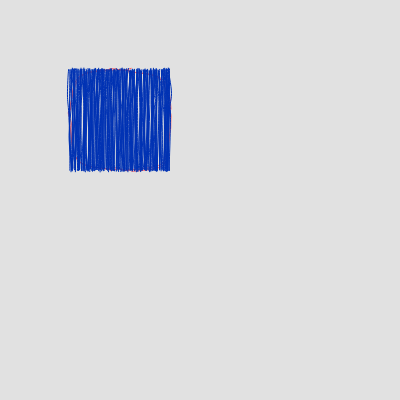
Frame 1 (no input)
Frame 60 (no input): identical to frame 1, image omitted
Frame 120 (the mouse pressed at the canvas centre since frame 60): identical to frame 1, image omitted

The p5.js sketch that drew this single still picture (run headless with seeded random() and noise() and a simulated clock; from frame 60 on, the mouse is pressed at the canvas centre):

// p5.js sketch
// ── sketch.js
var scribble = new Scribble();

function setup() {

  createCanvas(400, 400)
  background(225);
  fill(255, 100, 100)
  stroke(255, 100, 100)

  // x, y is center coords
  scribble.scribbleRoundedRect(120, 120, 100, 100, 40)
  stroke(0, 50, 180)
  

    let xCoords = [70, 170, 170, 70]
  let yCoords = [70, 70, 170, 170]
  let gap = 1
  let angle = 180
  scribble.scribbleFilling(xCoords, yCoords, gap, angle)
  
}

function draw() {


}
// ── p5.scribble.js
/*
This file contains functions for drawing 2d primitives with a handy sketchy look in p5.js.

Author: Janneck Wullschleger in 07/2016
Web: http://itsjw.de
Mail: jw@itsjw.de

Updated: 24.02.2017 to use with a reference to the p5 instance.
Just put it in as param to the constructor.

Much of the source code is taken from the handy library for processing,
written by Jo Wood, giCentre, City University London based on an idea by Nikolaus Gradwohl.
The handy library is licensed under the GNU Lesser General Public License: http://www.gnu.org/licenses/.
*/

function Scribble(p) {
    this.sketch = p || window;
    this.bowing = 1;
    this.roughness = 1;
    this.maxOffset = 2;
    this.numEllipseSteps = 9;
    this.ellipseInc = (Math.PI*2)/this.numEllipseSteps;
  
    this.getOffset = function( minVal, maxVal ) {
      return this.roughness*(this.sketch.random()*(maxVal-minVal)+minVal);
    }
  
    this.buildEllipse = function( cx, cy, rx, ry, offset, overlap ) {
      var radialOffset = this.getOffset( -0.5, 0.5 )-Math.PI/2;
  
      this.sketch.beginShape();
      this.sketch.curveVertex( this.getOffset( -offset, offset )+cx+0.9*rx*Math.cos( radialOffset-this.ellipseInc ),
          this.getOffset( -offset, offset )+cy+0.9*ry*Math.sin( radialOffset-this.ellipseInc ) );
  
      for ( var theta = radialOffset; theta < Math.PI*2+radialOffset-0.01; theta+=this.ellipseInc ) {
        this.sketch.curveVertex( this.getOffset( -offset, offset )+cx+rx*Math.cos( theta ),
            this.getOffset( -offset, offset )+cy+ry*Math.sin( theta ) );
      }
  
      this.sketch.curveVertex( this.getOffset( -offset, offset )+cx+rx*Math.cos( radialOffset+Math.PI*2+overlap*0.5 ),
          this.getOffset( -offset, offset )+cy+ry*Math.sin( radialOffset+Math.PI*2+overlap*0.5 ) );
  
      this.sketch.curveVertex( this.getOffset( -offset, offset )+cx+0.98*rx*Math.cos( radialOffset+overlap ),
          this.getOffset( -offset, offset )+cy+0.98*ry*Math.sin( radialOffset+overlap ) );
  
      this.sketch.curveVertex( this.getOffset( -offset, offset )+cx+0.9*rx*Math.cos( radialOffset+overlap*0.5 ),
          this.getOffset( -offset, offset )+cy+0.9*ry*Math.sin( radialOffset+overlap*0.5 ) );
      this.sketch.endShape();
    }
  
    this.getIntersectingLines = function( lineCoords, xCoords, yCoords ) {
      var intersections = [];
      var s1 = new Segment( lineCoords[0], lineCoords[1], lineCoords[2], lineCoords[3] );
  
      for ( var i = 0; i < xCoords.length; i++ ) {
        var s2 = new Segment( xCoords[i], yCoords[i], xCoords[(i+1)%xCoords.length], yCoords[(i+1)%xCoords.length] );
  
        if ( s1.compare(s2) == Relation.INTERSECTS ) {
          intersections.push( [s1.getIntersectionX(), s1.getIntersectionY()] );
        }
      }
      return intersections;
    }
  
    this.scribbleLine = function( x1, y1, x2, y2 ) {
      var lenSq = (x1-x2)*(x1-x2) + (y1-y2)*(y1-y2);
      var offset = this.maxOffset;
  
      if ( this.maxOffset*this.maxOffset*100 > lenSq ) {
        offset = Math.sqrt( lenSq )/10;
      }
  
      var halfOffset = offset/2;
      var divergePoint = 0.2 + this.sketch.random()*0.2;
      var midDispX = this.bowing*this.maxOffset*(y2-y1)/200;
      var midDispY = this.bowing*this.maxOffset*(x1-x2)/200;
      midDispX = this.getOffset( -midDispX, midDispX );
      midDispY = this.getOffset( -midDispY, midDispY );
  
      this.sketch.noFill();
  
      this.sketch.beginShape();
      this.sketch.vertex(     x1 + this.getOffset( -offset, offset ), y1 + this.getOffset( -offset, offset ) );
      this.sketch.curveVertex(x1 + this.getOffset( -offset, offset ), y1 + this.getOffset( -offset, offset ) );
      this.sketch.curveVertex(midDispX+x1+(x2 -x1)*divergePoint + this.getOffset( -offset, offset ), midDispY+y1 + (y2-y1)*divergePoint + this.getOffset( -offset, offset ) );
      this.sketch.curveVertex(midDispX+x1+2*(x2-x1)*divergePoint + this.getOffset( -offset, offset ), midDispY+y1+ 2*(y2-y1)*divergePoint + this.getOffset( -offset,offset ) );
      this.sketch.curveVertex(x2 + this.getOffset( -offset, offset ), y2 + this.getOffset( -offset, offset ) );
      this.sketch.vertex(     x2 + this.getOffset( -offset, offset ), y2 + this.getOffset( -offset, offset ) );
      this.sketch.endShape();
  
      this.sketch.beginShape();
      this.sketch.vertex(     x1 + this.getOffset( -halfOffset, halfOffset ), y1 + this.getOffset( -halfOffset, halfOffset ) );
      this.sketch.curveVertex(x1 + this.getOffset( -halfOffset, halfOffset ), y1 + this.getOffset( -halfOffset, halfOffset ) );
      this.sketch.curveVertex(midDispX+x1+(x2 -x1)*divergePoint + this.getOffset( -halfOffset, halfOffset ), midDispY+y1 + (y2-y1)*divergePoint + this.getOffset( -halfOffset, halfOffset ) );
      this.sketch.curveVertex(midDispX+x1+2*(x2-x1)*divergePoint + this.getOffset( -halfOffset, halfOffset ), midDispY+y1+ 2*(y2-y1)*divergePoint + this.getOffset( -halfOffset, halfOffset ) );
      this.sketch.curveVertex(x2 + this.getOffset( -halfOffset, halfOffset ), y2 + this.getOffset( -halfOffset, halfOffset ) );
      this.sketch.vertex(     x2 + this.getOffset( -halfOffset, halfOffset ), y2 + this.getOffset( -halfOffset, halfOffset ) );
      this.sketch.endShape();
    }
  
    this.scribbleCurve = function( x1, y1, x2, y2, x3, y3, x4, y4 ) {
      this.sketch.bezier(  x1+this.getOffset( -2, 2 ), y1+this.getOffset( -2, 2 ),
               x3+this.getOffset( -4, 4 ), y3+this.getOffset( -3, 3 ),
               x4+this.getOffset( -3, 3 ), y4+this.getOffset( -3, 3 ),
               x2+this.getOffset( -1, 1 ), y2+this.getOffset( -1, 1 ) );
  
      this.sketch.bezier(  x1+this.getOffset( -2, 2 ), y1+this.getOffset( -2, 2 ),
               x3+this.getOffset( -3, 3 ), y3+this.getOffset( -3, 3 ),
               x4+this.getOffset( -3, 3 ), y4+this.getOffset( -4, 4 ),
               x2+this.getOffset( -2, 2 ), y2+this.getOffset( -2, 2 ) );
    }
  
    this.scribbleRect = function( x, y, w, h ) {
      var halfWidth = w/2;
      var halfHeight = h/2;
      var left   = Math.min( x-halfWidth, x+halfWidth );
      var right  = Math.max( x-halfWidth, x+halfWidth );
      var top    = Math.min( y-halfHeight, y+halfHeight );
      var bottom = Math.max( y-halfHeight, y+halfHeight );
  
        this.scribbleLine( left, top, right, top );
        this.scribbleLine( right, top, right, bottom );
        this.scribbleLine( right, bottom, left, bottom );
        this.scribbleLine( left, bottom, left, top );
    }
  
    this.scribbleRoundedRect = function( x, y, w, h, radius ) {
      var halfWidth = w/2;
      var halfHeight = h/2;
  
      if ( radius == 0 || radius > halfWidth || radius > halfHeight ) {
        this.scribbleRect( x, y, w, h );
        return;
      }
  
      var left   = Math.min( x-halfWidth, x+halfWidth );
      var right  = Math.max( x-halfWidth, x+halfWidth );
      var top    = Math.min( y-halfHeight, y+halfHeight );
      var bottom = Math.max( y-halfHeight, y+halfHeight );
  
      this.scribbleLine( left+radius, top, right-radius, top, 1.5 );
      this.scribbleLine( right, top+radius, right, bottom-radius, 1.5 );
      this.scribbleLine( right-radius, bottom, left+radius, bottom, 1.5 );
      this.scribbleLine( left, bottom-radius, left, top+radius, 1.5 );
  
      this.scribbleCurve( left+radius, top, left, top+radius, left+radius*0.1, top+radius*0.1, left+radius*0.1, top+radius*0.1 );
      this.scribbleCurve( right-radius, top, right, top+radius, right-radius*0.1, top+radius*0.1, right-radius*0.1, top+radius*0.1 );
      this.scribbleCurve( left+radius, bottom, left, bottom-radius, left+radius*0.1, bottom-radius*0.1, left+radius*0.1, bottom-radius*0.1 );
      this.scribbleCurve( right-radius, bottom, right, bottom-radius, right-radius*0.1, bottom-radius*0.1, right-radius*0.1, bottom-radius*0.1 );
    }
  
    this.scribbleEllipse = function( x, y, w, h ) {
      var rx = Math.abs(w/2);
      var ry = Math.abs(h/2);
  
      rx += this.getOffset( -rx*0.05, rx*0.05 );
      ry += this.getOffset( -ry*0.05, ry*0.05 );
  
      this.buildEllipse( x, y, rx, ry, 1, this.ellipseInc*this.getOffset( 0.1, this.getOffset( 0.4, 1 ) ) );
      this.buildEllipse( x, y, rx, ry, 1.5, 0 );
    }
  
    this.scribbleFilling = function( xCoords, yCoords, gap, angle ) {
      if ((xCoords == null) || (yCoords == null) || (xCoords.length == 0) || (yCoords.length == 0)) {
          return;
        }
  
      var hachureAngle = this.sketch.radians( angle%180 );
      var cosAngle = Math.cos( hachureAngle );
      var sinAngle = Math.sin( hachureAngle );
      var tanAngle = Math.tan( hachureAngle );
  
      var left   = xCoords[0];
      var right  = xCoords[0];
      var top    = yCoords[0];
      var bottom = yCoords[0];
  
      for ( var i = 1; i < xCoords.length; i++ ) {
        left   = Math.min( left, xCoords[i] );
        right  = Math.max( right, xCoords[i] );
        top    = Math.min( top, yCoords[i] );
        bottom = Math.max( bottom, yCoords[i] );
      }
  
      var it = new HachureIterator( top-1, bottom+1, left-1, right+1, gap, sinAngle, cosAngle, tanAngle );
      var rectCoords = null;
  
      while ( (rectCoords = it.getNextLine()) != null ) {
        var lines = this.getIntersectingLines( rectCoords, xCoords, yCoords );
  
        for ( var i = 0; i < lines.length; i+=2 ) {
          if ( i < lines.length-1 ) {
            var p1 = lines[i];
            var p2 = lines[i+1];
            this.scribbleLine( p1[0], p1[1], p2[0], p2[1], 2 );
          }
        }
      }
    }
  }
  
  
  
  function HachureIterator( _top, _bottom, _left, _right, _gap, _sinAngle, _cosAngle, _tanAngle ) {
    var sinAngle = _sinAngle;
    var tanAngle = _tanAngle;
    var top = _top;
    var bottom = _bottom;
    var left = _left;
    var right = _right;
    var gap = _gap;
  
    var pos;
    var deltaX, hGap;
    var sLeft, sRight;
  
    if (Math.abs(sinAngle) < 0.0001)  {
      pos = left+gap;
    } else if (Math.abs(sinAngle) > 0.9999) {
      pos = top+gap;
    } else {
      deltaX = (bottom-top)*Math.abs(tanAngle);
      pos = left-Math.abs(deltaX);
      hGap = Math.abs(gap / _cosAngle);
      sLeft = new Segment(left, bottom, left, top);
      sRight = new Segment(right, bottom, right, top);
    }
  
    this.getNextLine = function() {
        if (Math.abs(sinAngle) < 0.0001) {
            if (pos < right) {
                var line = [pos, top, pos, bottom];
                pos += gap;
                return line;
            }
        }	else if (Math.abs(sinAngle) > 0.9999) {
            if (pos<bottom)	{
                var line = [left, pos, right, pos];
                pos += gap;
                return line;
            }
        }	else {
            var xLower = pos-deltaX/2;
            var xUpper = pos+deltaX/2;
            var yLower = bottom;
            var yUpper = top;
  
            if (pos < right+deltaX)	{
                while (((xLower < left) && (xUpper < left)) || ((xLower > right) && (xUpper > right)))	{
                    pos += hGap;
                    xLower = pos-deltaX/2;
                    xUpper = pos+deltaX/2;
  
                    if (pos > right+deltaX)	{
                        return null;
                    }
                }
  
                var s = new Segment(xLower, yLower, xUpper, yUpper);
  
                if (s.compare(sLeft) == Relation.INTERSECTS) {
                    xLower = s.getIntersectionX();
                    yLower = s.getIntersectionY();
                }
                if (s.compare(sRight) == Relation.INTERSECTS)	{
                    xUpper = s.getIntersectionX();
                    yUpper = s.getIntersectionY();
                }
                if (tanAngle > 0)	{
                    xLower = right-(xLower-left);
                    xUpper = right-(xUpper-left);
                }
  
                var line = [xLower, yLower, xUpper, yUpper];
                pos += hGap;
                return line;
            }
        }
        return null;
    }
  }
  
  function Segment( _x1, _y1, _x2, _y2 ) {
    var x1 = _x1;
    var y1 =_y1;
    var x2 = _x2;
    var y2 = _y2;
    var a, b, c;
    var undef;
    var xi = Number.MAX_VALUE;
    var yi = Number.MAX_VALUE;
  
    a=y2-y1;
    b=x1-x2;
    c=x2*y1-x1*y2;
  
    if ((a==0) && (b==0) && (c==0)) {
      undef = true;
    } else {
      undef = false;
    }
  
    this.compare = function( otherSegment ) {
      if ((this.isUndefined()) || (otherSegment.isUndefined())) {
        return Relation.UNDEFINED;
      }
  
      var grad1 = Number.MAX_VALUE;
      var grad2 = Number.MAX_VALUE;
      var int1 = 0;
      var int2 = 0;
  
      if (Math.abs(b) > 0.00001) {
        grad1 = -a/b;
        int1  = -c/b;
      }
  
      if (Math.abs(otherSegment.getB()) > 0.00001) {
        grad2 = -otherSegment.getA()/otherSegment.getB();
        int2  = -otherSegment.getC()/otherSegment.getB();
      }
  
      if (grad1 == Number.MAX_VALUE) {
        if (grad2 == Number.MAX_VALUE)  {
          if (-c/a != -otherSegment.getC()/otherSegment.getA()) {
            return Relation.SEPARATE;
          }
  
          if ((y1 >= Math.min(otherSegment.getPy1(),otherSegment.getPy2())) &&
              (y1 <= Math.max(otherSegment.getPy1(),otherSegment.getPy2()))) {
            xi = x1;
            yi = y1;
            return Relation.INTERSECTS;
          }
  
          if ((y2 >= Math.min(otherSegment.getPy1(),otherSegment.getPy2())) &&
              (y2 <= Math.max(otherSegment.getPy1(),otherSegment.getPy2()))) {
            xi = x2;
            yi = y2;
            return Relation.INTERSECTS;
          }
  
          return Relation.SEPARATE;
        }
  
        xi = x1;
        yi = grad2*xi+int2;
  
        if (((y1-yi)*(yi-y2) < -0.00001) || ((otherSegment.getPy1()-yi)*(yi-otherSegment.getPy2()) < -0.00001)) {
          return Relation.SEPARATE;
        }
  
        if (Math.abs(otherSegment.getA()) < 0.00001) {
          if ((otherSegment.getPx1()-xi)*(xi-otherSegment.getPx2()) < -0.00001) {
            return Relation.SEPARATE;
          }
          return Relation.INTERSECTS;
        }
        return Relation.INTERSECTS;
      }
  
      if (grad2 == Number.MAX_VALUE) {
        xi = otherSegment.getPx1();
        yi = grad1*xi+int1;
  
        if (((otherSegment.getPy1()-yi)*(yi-otherSegment.getPy2()) < -0.00001) || ((y1-yi)*(yi-y2) < -0.00001)) {
          return Relation.SEPARATE;
        }
  
        if (Math.abs(a) < 0.00001) {
          if ((x1-xi)*(xi-x2) < -0.00001) {
            return Relation.SEPARATE;
          }
          return Relation.INTERSECTS;
        }
        return Relation.INTERSECTS;
      }
  
      if (grad1 == grad2) {
        if (int1 != int2) {
          return Relation.SEPARATE;
        }
  
        if ((x1 >= Math.min(otherSegment.getPx1(),otherSegment.getPx2())) &&
          (x1 <= Math.max(otherSegment.getPy1(),otherSegment.getPy2()))) {
          xi = x1;
          yi = y1;
          return Relation.INTERSECTS;
        }
  
        if ((x2 >= Math.min(otherSegment.getPx1(),otherSegment.getPx2())) &&
          (x2 <= Math.max(otherSegment.getPx1(),otherSegment.getPx2()))) {
          xi = x2;
          yi = y2;
          return Relation.INTERSECTS;
        }
  
        return Relation.SEPARATE;
      }
  
      xi = (int2-int1)/(grad1-grad2);
      yi = grad1*xi + int1;
  
      if (((x1-xi)*(xi-x2) < -0.00001) || ((otherSegment.getPx1()-xi)*(xi-otherSegment.getPx2()) < -0.00001)) {
        return Relation.SEPARATE;
      }
      return Relation.INTERSECTS;
    }
  
    this.getPx1 = function() {
        return x1;
    }
  
    this.getPy1 = function()	{
        return y1;
    }
  
    this.getPx2 = function() {
        return x2;
    }
  
    this.getPy2 = function() {
        return y2;
    }
  
    this.isUndefined = function() {
        return undef;
    }
  
    this.getA = function() {
        return a;
    }
  
    this.getB = function() {
        return b;
    }
  
    this.getC = function() {
        return c;
    }
  
    this.getIntersectionX = function() {
        return xi;
    }
  
    this.getIntersectionY = function() {
        return yi;
    }
  
    this.getLength = function( tx1, ty1, tx2, ty2 ) {
      var dx = tx2 - tx1;
      var dy = ty2 - ty1;
        return Math.sqrt(dx*dx + dy*dy);
    }
  
  }
  
  var Relation = { LEFT:1, RIGHT:2, INTERSECTS:3, AHEAD:4, BEHIND:5, SEPARATE:6, UNDEFINED:7 };
